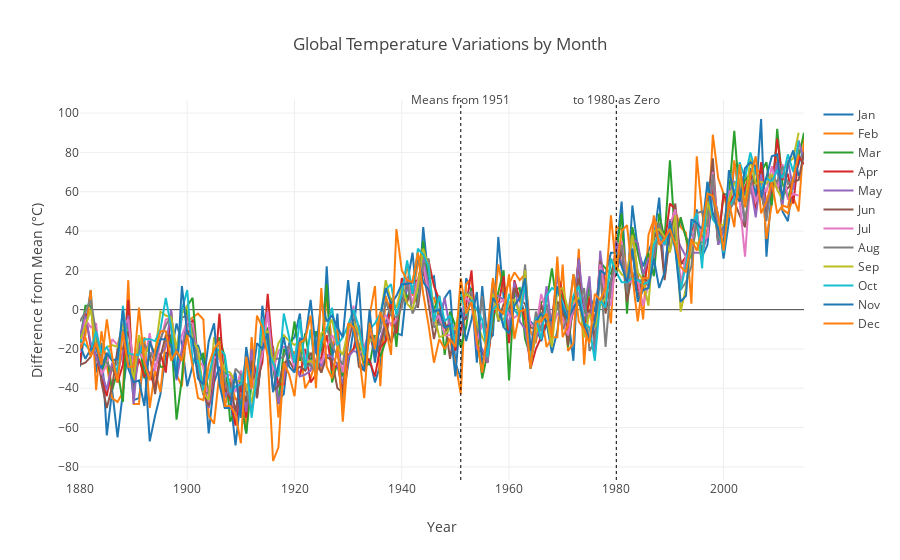

The code cell stored with this chart in its notebook:
### Code cell
# Plot monthly temperatures
plotData = []
for month in dataSeasonal.loc[:, "Jan":"Dec"]:
    plotData.append(go.Scatter(name=month, x=dataSeasonal.index.values, y=dataSeasonal[month]))

# Add vertical lines to show start and end of basline    
plotShapes = [
    # Start baseline measurement year
    {
        "type": "line",
        "xref": "x",
        "yref": "paper",
        "x0": 1951,
        "y0": 0,
        "x1": 1951,
        "y1": 1,
        "line": {"width": 1, "dash": "dot"}
    },
    # End baseline measurement year
    {
        "type": "line",
        "xref": "x",
        "yref": "paper",
        "x0": 1980,
        "y0": 0,
        "x1": 1980,
        "y1": 1,
        "line": {"width": 1, "dash": "dot"}
    }
]

# Annotate vertical lines for start and end of baseline
plotAnnotations = [
    # Annotate start baseline measurement year
    {
        "xref": "x",
        "yref": "paper",
        "x": 1951,
        "y": 1.03,
        "text": "Means from 1951",
        "showarrow": False
    },
    # Annotate end baseline measurement year
    {
        "xref": "x",
        "yref": "paper",
        "x": 1980,
        "y": 1.03,
        "text": "to 1980 as Zero",
        "showarrow": False
    }
]

# Set title and label axes
plotLayout = go.Layout(\
                       title="Global Temperature Variations by Month", \
                       xaxis={"title": "Year"}, \
                       yaxis={"title": "Difference from Mean (\u00B0C)"}, \
                       shapes=plotShapes, annotations=plotAnnotations\
                      )

# Plot entire figure (both interactive and to file)
plotFigure = go.Figure(data=plotData, layout=plotLayout)
iplot(plotFigure)
plot(plotFigure, filename="output/global-temperature-variations-by-month.html")

### Figure 1 — Plotly figure (JSON) as saved in the notebook; plotly's stock layout.template omitted (floating-point values rounded to 4 significant figures; data arrays with more than 128 entries replaced by an {"elided": "..."} marker saying what was removed)
{"data": [{"name": "Jan", "type": "scatter", "x": {"elided": "136 int values"}, "y": {"elided": "136 int values"}}, {"name": "Feb", "type": "scatter", "x": {"elided": "136 int values"}, "y": {"elided": "136 int values"}}, {"name": "Mar", "type": "scatter", "x": {"elided": "136 int values"}, "y": {"elided": "136 int values"}}, {"name": "Apr", "type": "scatter", "x": {"elided": "136 int values"}, "y": {"elided": "136 int values"}}, {"name": "May", "type": "scatter", "x": {"elided": "136 int values"}, "y": {"elided": "136 int values"}}, {"name": "Jun", "type": "scatter", "x": {"elided": "136 int values"}, "y": {"elided": "136 int values"}}, {"name": "Jul", "type": "scatter", "x": {"elided": "136 int values"}, "y": {"elided": "136 str values"}}, {"name": "Aug", "type": "scatter", "x": {"elided": "136 int values"}, "y": {"elided": "136 str values"}}, {"name": "Sep", "type": "scatter", "x": {"elided": "136 int values"}, "y": {"elided": "136 str values"}}, {"name": "Oct", "type": "scatter", "x": {"elided": "136 int values"}, "y": {"elided": "136 str values"}}, {"name": "Nov", "type": "scatter", "x": {"elided": "136 int values"}, "y": {"elided": "136 str values"}}, {"name": "Dec", "type": "scatter", "x": {"elided": "136 int values"}, "y": {"elided": "136 str values"}}], "layout": {"annotations": [{"showarrow": false, "text": "Means from 1951", "x": 1951, "xref": "x", "y": 1.03, "yref": "paper"}, {"showarrow": false, "text": "to 1980 as Zero", "x": 1980, "xref": "x", "y": 1.03, "yref": "paper"}], "shapes": [{"line": {"dash": "dot", "width": 1}, "type": "line", "x0": 1951, "x1": 1951, "xref": "x", "y0": 0, "y1": 1, "yref": "paper"}, {"line": {"dash": "dot", "width": 1}, "type": "line", "x0": 1980, "x1": 1980, "xref": "x", "y0": 0, "y1": 1, "yref": "paper"}], "title": "Global Temperature Variations by Month", "xaxis": {"title": "Year"}, "yaxis": {"title": "Difference from Mean (°C)"}}}
